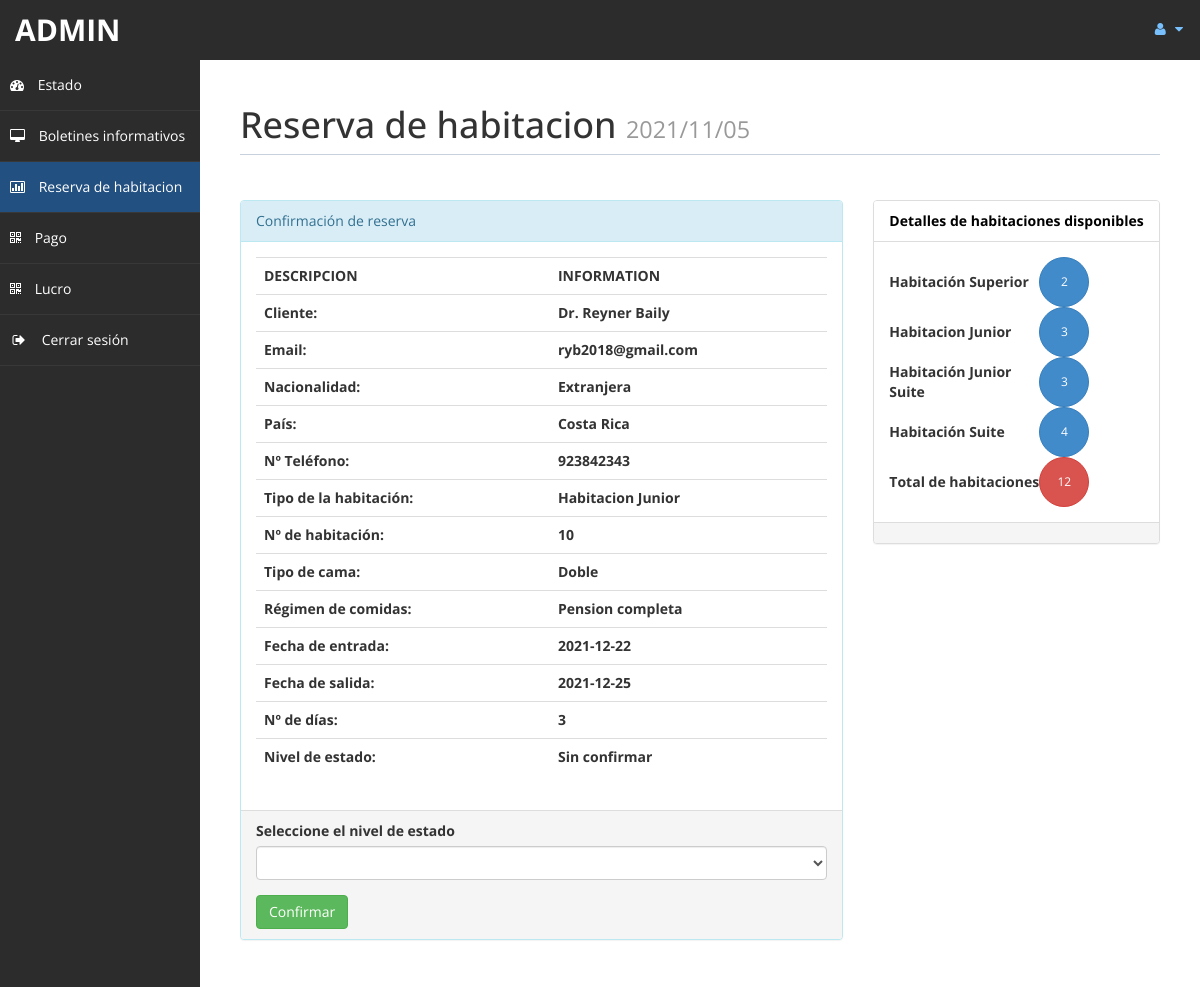
Screenshot of /admin/roombook.php?rid=3 (signed in) with the database file from the repository.
### tables this page shows
CREATE TABLE `reservas` (
  `id` int(10) UNSIGNED NOT NULL,
  `id_cliente` int(10) UNSIGNED NOT NULL,
  `nro_habitacion` int(10) UNSIGNED NOT NULL,
  `comidas` varchar(30) DEFAULT NULL,
  `fecha_entrada` date DEFAULT NULL,
  `fecha_salida` date DEFAULT NULL,
  `estado` varchar(15) DEFAULT NULL,
  `cant_dias` int(11) DEFAULT NULL,
  
  CONSTRAINT PRIMARY KEY (`id`)

);

CREATE TABLE `clientes` (
  `id` int(10) UNSIGNED NOT NULL,
  `trato` varchar(5) DEFAULT NULL,
  `nombres` text,
  `apellidos` text,
  `email` varchar(200) DEFAULT NULL,
  `nacionalidad` varchar(50) DEFAULT NULL,
  `pais` varchar(40) DEFAULT NULL,
  `telef` text,
  
  CONSTRAINT PRIMARY KEY (`id`)
);

CREATE TABLE `habitaciones` (
  `id` int(10) UNSIGNED NOT NULL,                
  `tipo_habitacion` varchar(30) DEFAULT NULL,
  `tipo_cama` varchar(20) DEFAULT NULL,
  `estado_hab` varchar(20) DEFAULT NULL,

  CONSTRAINT PRIMARY KEY (`id`)

);

### admin/roombook.php (the view, shortened to what this page needs)
<?php
	if(!isset($_GET["rid"])) {
		header("location:index.php");
	}
	else {
		$curdate=date("Y/m/d");
		include ('db.php');
		$id_reserva = $_GET['rid'];
		$sql = "SELECT R.*, C.*, H.* FROM `reservas` R INNER JOIN `clientes` C ON R.id_cliente = C.id INNER JOIN `habitaciones` H on R.nro_habitacion = H.id where R.id = '$id_reserva'";
		$re = mysqli_query($con,$sql);
		while($row=mysqli_fetch_array($re)){
			$title = $row['trato'];
			$fname = $row['nombres'];
			$lname = $row['apellidos'];
			$email = $row['email'];
			$nat = $row['nacionalidad'];
			$country = $row['pais'];
			$Phone = $row['telef'];
			$troom = $row['tipo_habitacion'];
			$nroom = $row['nro_habitacion'];
			$bed = $row['tipo_cama'];
			$meal = $row['comidas'];
			$cin = $row['fecha_entrada'];
			$cout = $row['fecha_salida'];
			$sta = $row['estado'];
			$days = $row['cant_dias'];
		}
	}
?>
<!DOCTYPE html>
<html xmlns="http://www.w3.org/1999/xhtml">
<head>
    <link href="assets/css/bootstrap.css" rel="stylesheet" />
    <link href="assets/css/font-awesome.css" rel="stylesheet" />
    <link href="assets/js/morris/morris-0.4.3.min.css" rel="stylesheet" />
    <link href="assets/css/custom-styles.css" rel="stylesheet" />
</head>
<body>
    <div id="wrapper">
        <nav class="navbar navbar-default top-navbar" role="navigation">
            <div class="navbar-header">
                <a class="navbar-brand" href="home.php"> <?php echo $_SESSION["user"]; ?> </a>
            </div>
            <ul class="nav navbar-top-links navbar-right">
                <li class="dropdown">
                    <a class="dropdown-toggle" data-toggle="dropdown" href="#" aria-expanded="false">
                        <i class="fa fa-user fa-fw"></i> <i class="fa fa-caret-down"></i>
                    </a>
                </li>
            </ul>
        </nav>
        <nav class="navbar-default navbar-side" role="navigation">
            <div class="sidebar-collapse">
                <ul class="nav" id="main-menu">
                    <li>
                        <a  href="home.php"><i class="fa fa-dashboard"></i> Estado</a>
                    </li>
                    <li>
                        <a href="messages.php"><i class="fa fa-desktop"></i> Boletines informativos</a>
                    </li>
					<li>
                        <a class="active-menu" href="roombook.php"><i class="fa fa-bar-chart-o"></i> Reserva de habitacion</a>
                    </li>
                    <li>
                        <a href="payment.php"><i class="fa fa-qrcode"></i> Pago</a>
                    </li>
					<li>
                        <a  href="profit.php"><i class="fa fa-qrcode"></i> Lucro</a>
                    </li>
                    <li>
                        <a href="logout.php"><i class="fa fa-sign-out fa-fw"></i> Cerrar sesión</a>
                    </li>
                </ul>
            </div>
        </nav>
        <div id="page-wrapper">
            <div id="page-inner">
                <div class="row">
                    <div class="col-md-12">
                        <h1 class="page-header">
                            Reserva de habitacion <small><?php echo  $curdate; ?> </small>
                        </h1>
                    </div>
					<div class="col-md-8 col-sm-8">
						<div class="panel panel-info">
							<div class="panel-heading">Confirmación de reserva </div>
							<div class="panel-body">
								<div class="table-responsive">
									<table class="table">
										<tr>
											<th>DESCRIPCION</th>
											<th>INFORMATION</th>
										</tr>
										<tr>
											<th>Cliente:</th>
											<th><?php echo $title." ".$fname." ".$lname; ?> </th>
										</tr>
										<tr>
											<th>Email:</th>
											<th><?php echo $email; ?> </th>
										</tr>
										<tr>
											<th>Nacionalidad:</th>
											<th><?php echo $nat; ?></th>
										</tr>
										<tr>
											<th>País:</th>
											<th><?php echo $country;  ?></th>
										</tr>
										<tr>
											<th>Nº Teléfono:</th>
											<th><?php echo $Phone; ?></th>
										</tr>
										<tr>
											<th>Tipo de la habitación:</th>
											<th><?php echo $troom; ?></th>
										</tr>
										<tr>
											<th>Nº de habitación:</th>
											<th><?php echo $nroom; ?></th>
										</tr>
										<tr>
											<th>Tipo de cama:</th>
											<th><?php echo $bed; ?></th>
										</tr>
										<tr>
											<th>Régimen de comidas:</th>
											<th><?php echo $meal; ?></th>
										</tr>
										<tr>
											<th>Fecha de entrada:</th>
											<th><?php echo $cin; ?></th>
										</tr>
										<tr>
											<th>Fecha de salida:</th>
											<th><?php echo $cout; ?></th>
										</tr>
										<tr>
											<th>Nº de días:</th>
											<th><?php echo $days; ?></th>
										</tr>
										<tr>
											<th>Nivel de estado:</th>
											<th><?php echo $sta; ?></th>
										</tr>
									</table>
								</div>
							</div>
							<div class="panel-footer">
								<form method="post">
									<div class="form-group">
										<label>Seleccione el nivel de estado</label>
										<select name="conf"class="form-control">
											<option value selected>	</option>
											<option value="Confirmado">Confirmar Reserva</option>
										</select>
									</div>
									<input type="submit" name="co" value="Confirmar" class="btn btn-success">
								</form>
							</div>
						</div>
					</div>
					<?php
						$rsql = "SELECT * FROM `habitaciones`";
						$rre= mysqli_query($con,$rsql);
						$r =0 ;
						$sc =0;
						$gh = 0;
						$sr = 0;
						$dr = 0;
						while( $rrow=mysqli_fetch_array($rre) ){
							$r = $r + 1;
							$s = $rrow['tipo_habitacion'];
							if($s=="Habitacion Superior"){
								$sc = $sc+ 1;
							}
							if($s=="Habitacion Junior"){
								$gh = $gh + 1;
							}
							if($s=="Habitacion Junior Suite"){
								$sr = $sr + 1;
							}
							if($s=="Habitacion Suite"){
								$dr = $dr + 1;
							}
						}
					?>
					<?php
						$csql = "SELECT H.tipo_habitacion FROM `pagos` P INNER JOIN `reservas` R ON P.id_reserva = R.id INNER JOIN `habitaciones` H ON H.id = R.nro_habitacion;";
						$cre= mysqli_query($con, $csql);
						$cr =0 ;
						$csc =0;
						$cgh = 0;
						$csr = 0;
						$cdr = 0;
						while($crow=mysqli_fetch_array($cre)){
							$cr = $cr + 1;
							$cs = $crow['tipo_habitacion'];
							if($cs=="Habitacion Superior"  ){
								$csc = $csc + 1;
							}
						}
					?>
					<div class="col-md-4 col-sm-4">
						<div class="panel panel-default">
							<div class="panel-heading">	Detalles de habitaciones disponibles</div>
							<div class="panel-body">
								<table width="200px">
									<tr>
										<td><b>Habitación Superior</b></td>
										<td><button type="button" class="btn btn-primary btn-circle">
										<?php
											$f1 =$sc - $csc;
											if($f1 <=0 ){
												$f1 = "NO";
												echo $f1;
											}
											else{
												echo $f1;
											}
										?> </button></td>
									</tr>
									<tr>
										<td><b>Habitacion Junior</b>	 </td>
										<td><button type="button" class="btn btn-primary btn-circle">
										<?php
											$f2 =  $gh -$cgh;
											if($f2 <=0 ){
												$f2 = "NO";
												echo $f2;
											}
											else{
												echo $f2;
											}
										?> </button></td>
									</tr>
									<tr>
										<td><b>Habitación Junior Suite</b></td>
										<td><button type="button" class="btn btn-primary btn-circle">
										<?php
											$f3 =$sr - $csr;
											if($f3 <=0 ){
												$f3 = "NO";
												echo $f3;
											}
											else{
												echo $f3;
											}
										?> </button></td>
									</tr>
									<tr>
										<td><b>Habitación Suite</b>	 </td>
										<td><button type="button" class="btn btn-primary btn-circle">
										<?php
											$f4 =$dr - $cdr;
											if($f4 <=0 ){
												$f4 = "NO";
												echo $f4;
											}
											else{
												echo $f4;
											}
										?> </button></td>
									</tr>
									<tr>
										<td><b>Total de habitaciones</b> </td>
										<td> <button type="button" class="btn btn-danger btn-circle">
										<?php
											$f5 =$r-$cr;
											if($f5 <=0 ){
												$f5 = "NO";
												echo $f5;
											}
											else{
												echo $f5;
											}
										?></button></td>
									</tr>
								</table>
							</div>
							<div class="panel-footer"></div>
						</div>
					</div>
                </div>
         	</div>
        </div>
    </div>
</body>
</html>

### admin/assets/css/custom-styles.css (style rules this page uses)
body { font-family: 'Open Sans', sans-serif; }
#wrapper { width: 100%; background: #2c2c2c; }
#page-wrapper { padding: 15px 15px; min-height: 600px; background:#fff; }
#page-inner { width:100%; margin:10px 20px 10px 0px; background-color:transparent; padding:10px; min-height:1200px; }
h1, .h1, h2, .h2, h3, .h3 { margin-top: 7px; margin-bottom: -5px; }
.page-header { padding-bottom: 9px; margin: 10px 0 45px; border-bottom: 1px solid #C7D1DD; }
.panel-default > .panel-heading { color: #000; background-color: #FFFFFF; border-color: #ddd; font-weight:bold; }
.top-navbar { margin:0px; }
.top-navbar .navbar-brand { color: #fff; width: 200px; text-align: left; height: 60px; font-size: 30px; font-weight: 700; text-transform: uppercase; line-height: 30px; }
.top-navbar .nav > li { position: relative; display: inline-block; }
.top-navbar .nav > li > a { position: relative; display: block; padding: 19px 15px; color: #77C0FD; }
.active-menu { background-color:#225081!important; }
.sidebar-collapse , .sidebar-collapse .nav { background:none; }
.sidebar-collapse .nav { padding:0; }
.sidebar-collapse .nav > li > a { color:#fff; background:transparent; text-shadow:none; }
.sidebar-collapse > .nav > li > a { padding:15px 10px; }
.sidebar-collapse > .nav > li { border-bottom: 1px solid rgba(107, 108, 109, 0.19); }
.navbar-side { border:none; background-color: transparent; }
.top-navbar { background: #2c2c2c; border-bottom:none; }
.top-navbar .nav > li > a > i { margin-right: 2px; }
.navbar-default { border:0px solid black; }
.navbar-header { background: #2c2c2c; }
.nav > li > a > i { margin-right:10px; }
.btn-circle { width: 50px; height: 50px; padding: 6px 0; -webkit-border-radius: 25px; -moz-border-radius: 25px; border-radius: 25px; text-align: center; font-size: 12px; line-height: 1.428571429; }
@media (min-width:768px) { #page-wrapper { margin: 0 0 0 200px; padding: 15px 30px; min-height: 1200px; } }
@media (min-width:768px) { .navbar-side { z-index: 1; position: absolute; width: 200px; } }
@media (min-width:768px) { .navbar { border-radius: 0px; } }

### rows the page displays
reservas: id_cliente.trato "Dr.", id_cliente.nombres "Reyner", id_cliente.apellidos "Baily", id_cliente.email "ryb2018@gmail.com", id_cliente.nacionalidad "Extranjera", id_cliente.pais "Costa Rica", id_cliente.telef "923842343", habitaciones.tipo_habitacion "Habitacion Junior", nro_habitacion "10", habitaciones.tipo_cama "Doble", comidas "Pension completa", fecha_entrada "2021-12-22", fecha_salida "2021-12-25", cant_dias "3", estado "Sin confirmar"

### other values shown
$_SESSION["user"] "ADMIN"
$f1 "2"
$f2 "3"
$f3 "3"
$f4 "4"
$f5 "12"
